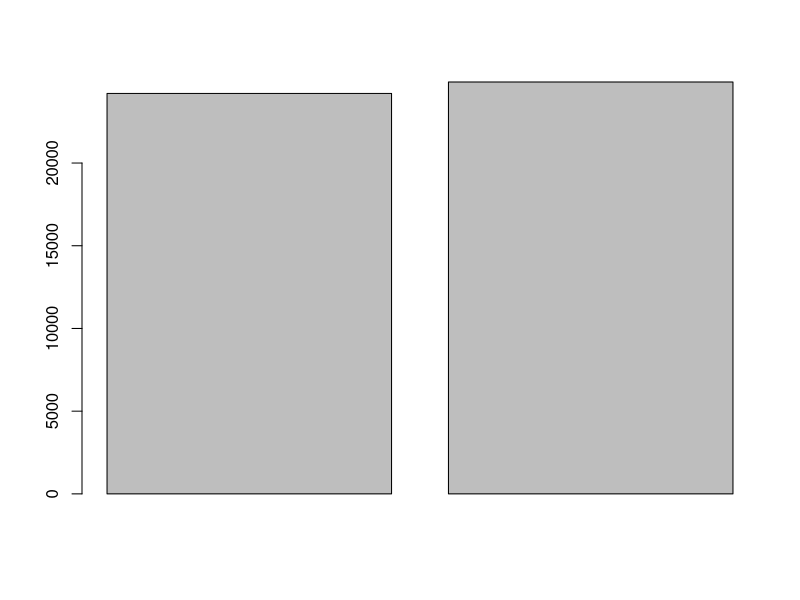
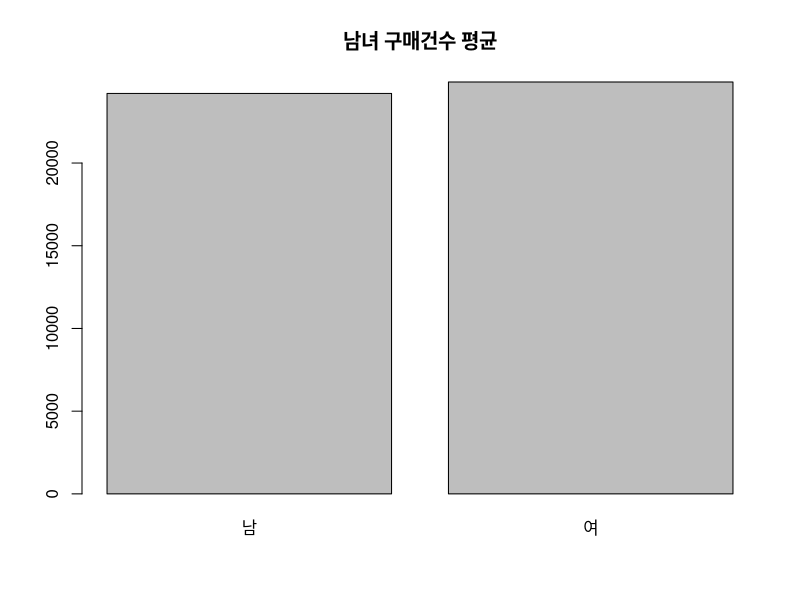
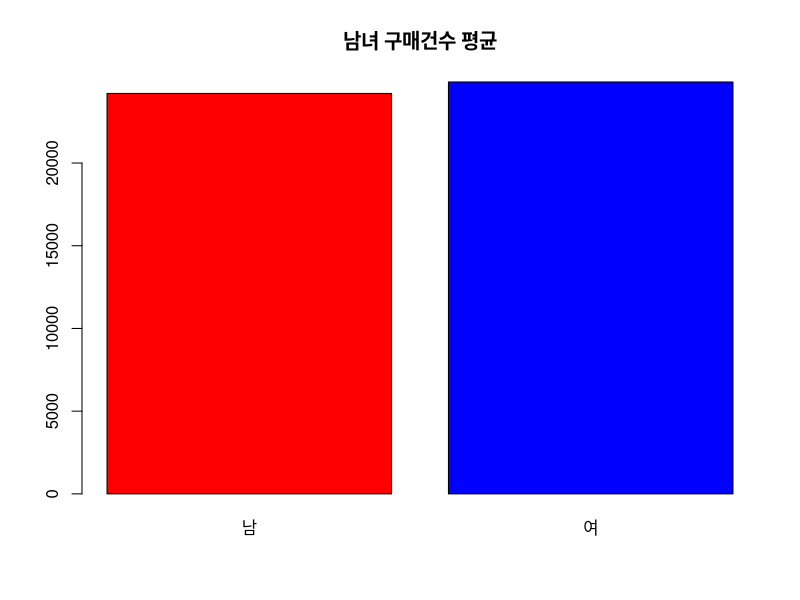
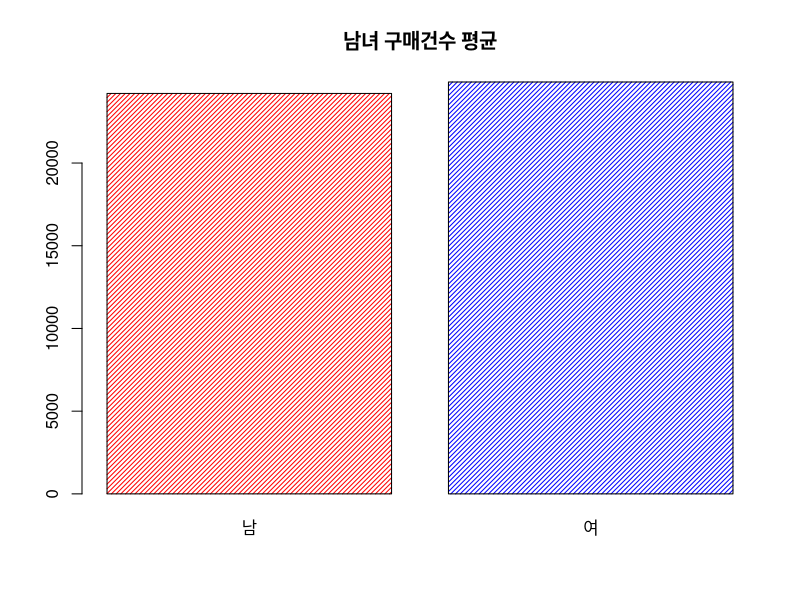
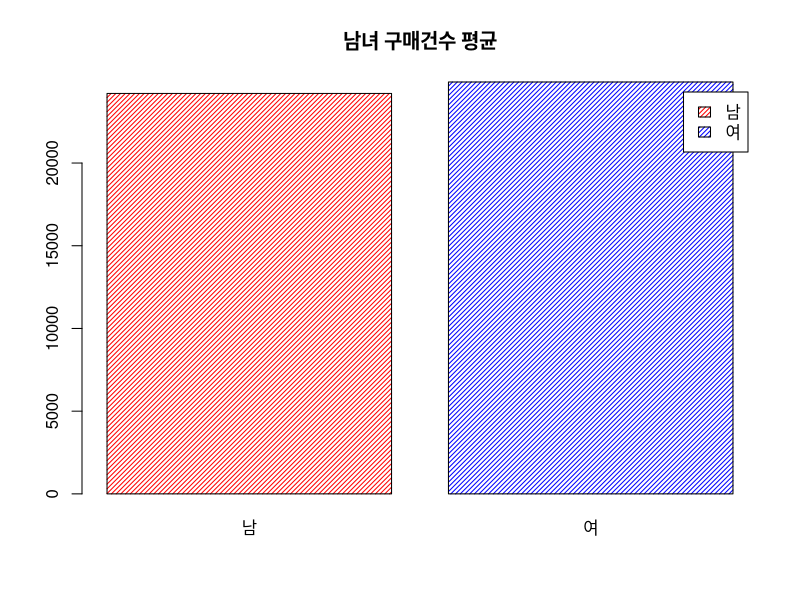
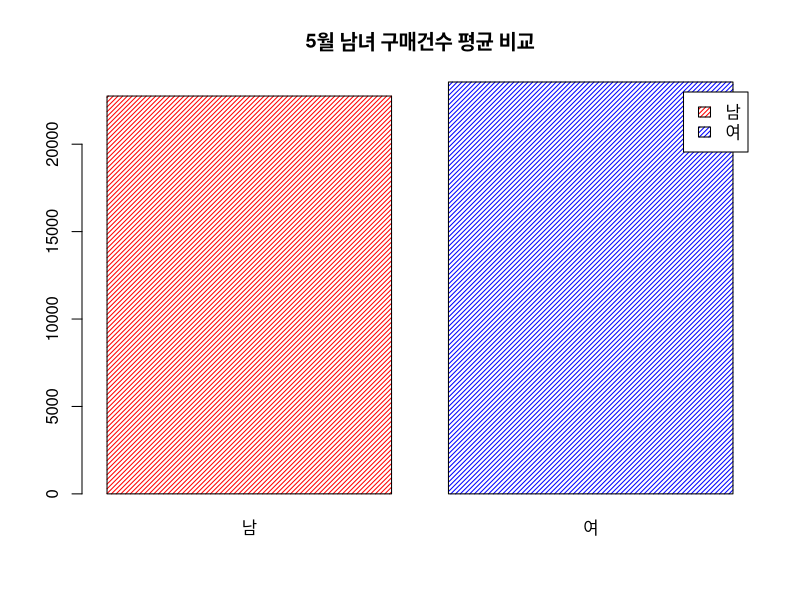
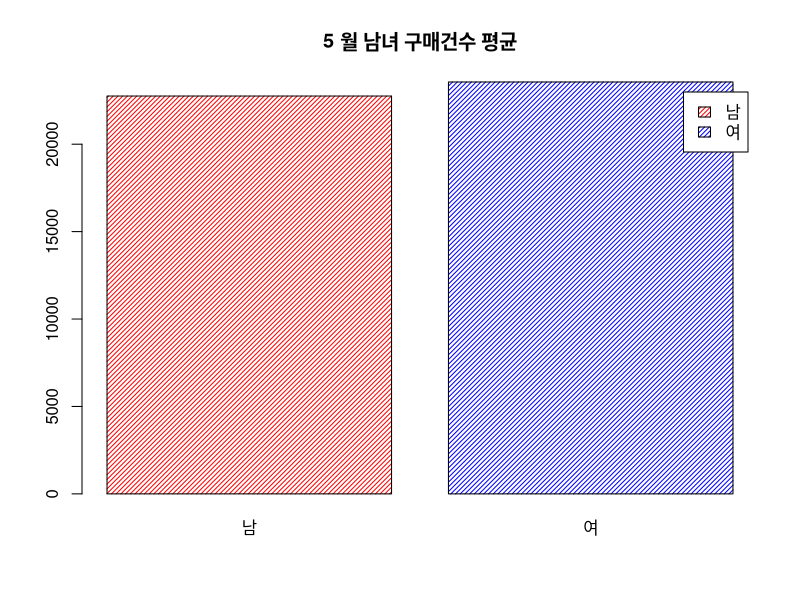
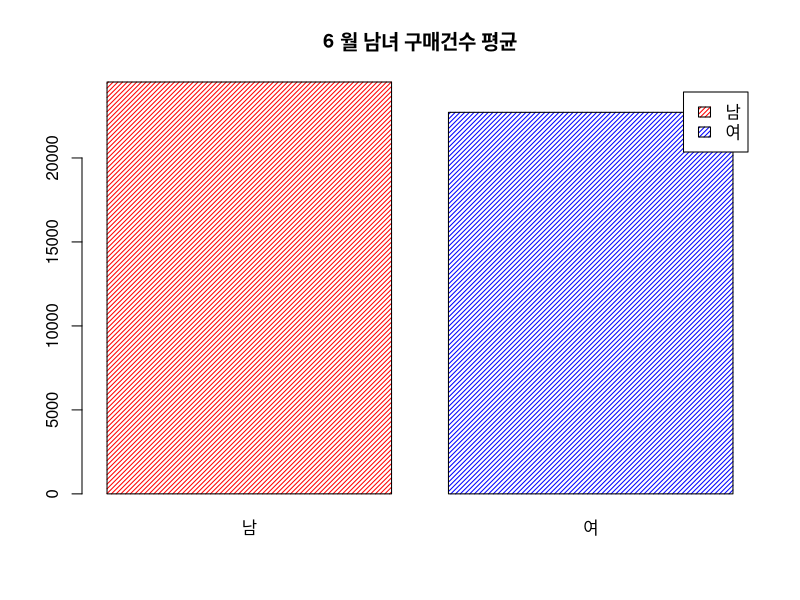

Source code (R) for these figures, in order:
## ---- chunk 1
setwd("/Users/kimhyungjun/Dropbox/repo/r_basic/html")
## ---- chunk 2

df <- read.csv("data/sales.csv", fileEncoding = "CP949", na.strings = "NA", colClasses = rep("character", 5))
head(df)
df[which(df$매출월 == "2월") : (which(df$매출월 == "2월") + 5), ] 

## ---- chunk 3
#df <- read.csv("data/sales.csv")
## ---- chunk 4
df <- read.csv("data/sales.csv", fileEncoding = "CP949")
## ---- chunk 5
options(stringsAsFactors=FALSE)
## ---- chunk 6
df <- read.csv("data/sales.csv", fileEncoding = "CP949", stringsAsFactors=T)
str(df)
## ---- chunk 7
x <- c("A", "B", "C")
y <- c(1, 1, 3)
str(x)
str(y)
## ---- chunk 8
y == 1
y == 3
y == 2
## ---- chunk 9
y[y == 1]
y[y == 2]
y[y != 1]
## ---- chunk 10
xy <- data.frame(x, y)
xy
## ---- chunk 11
xy
## ---- chunk 12
df <- read.csv("data/sales.csv", fileEncoding = "CP949", stringsAsFactors=F)
str(df)
## ---- chunk 13

df[df[, "성별"] == "남자", "성별"] <- "남"

## ---- chunk 14
df[1:5, 1]
df[1:5, "매출월"]
df$매출월[1:5]
## ---- chunk 15
df[1:5, 1] == "1월"
df[1:5, "매출월"] == "1월"
df$매출월[1:5] == "1월"
## ---- chunk 16
man.temp <- df[df[,"성별"] == "남", ]
man <- subset(df, 성별 == "남")
all.equal(man.temp, man)
woman <- subset(df, 성별 == "여")
## ---- chunk 17
man.mean <- mean(man$구매건수)
woman.mean <- mean(woman$구매건수)

man.sum <- sum(man$구매건수)
woman.sum <- sum(woman$구매건수)


## ---- chunk 18
barplot(c(man.mean, woman.mean))
## ---- chunk 19
barplot(c(man.mean, woman.mean), 
        names.arg = c("남", "여"),
        main = "남녀 구매건수 평균")
## ---- chunk 20
barplot(c(man.mean, woman.mean), 
        names.arg = c("남", "여"),
        main = "남녀 구매건수 평균", col = c("red", "blue"))
## ---- chunk 21
barplot(c(man.mean, woman.mean), 
        names.arg = c("남", "여"),
        main = "남녀 구매건수 평균", col = c("red", "blue"), density = 30)
## ---- chunk 22
barplot(c(man.mean, woman.mean), 
        names.arg = c("남", "여"),
        main = "남녀 구매건수 평균", col = c("red", "blue"), density = 30, 
        legend = c("남", "여"))

## ---- chunk 23
man.5 <- subset(df, 매출월 == 5 & 성별 == "남")
man.5.mean <- mean(man.5$구매건수)

woman.5 <- subset(df, 매출월 == 5 & 성별 == "여")
woman.5.mean <- mean(woman.5$구매건수)
## ---- chunk 24
barplot(c(man.5.mean, woman.5.mean), 
        names.arg = c("남", "여"),
        main = "5월 남녀 구매건수 평균 비교", col = c("red", "blue"),
        density = 30, legend = c("남", "여"))

## ---- chunk 25

paste(5, "월")
paste(5, "월", sep="")
sprintf("%d%s", 5, "월")
sprintf("%02d%s", 5, "월")

## ---- chunk 26

for (i in 1:5)
    {
        print(i)
    }

for (i in 1:5)
    {
        print(paste(i, "월"))
        break
    }

## ---- chunk 27

for (i in 5:9)
{
    man <- subset(df, 매출월 == i & 성별 == "남")
    man.mean <- mean(man$구매건수)
    
    woman <- subset(df, 매출월 == i & 성별 == "여")
    woman.mean <- mean(woman$구매건수)
    
    png(filename = sprintf("%d%s", i, ".png"))
    barplot(c(man.mean, woman.mean), 
        names.arg = c("남", "여"),
        main = paste(i, "월 남녀 구매건수 평균"),
        col = c("red", "blue"),
        density = 30,
        legend = c("남", "여"))
    dev.off()
}

## ---- chunk 28
df <- df[df[,"매출월"] %in% 1:12,]
df[,"매출월"] <- as.numeric(df[,"매출월"])
df.first <- subset(df, 매출월 <= 6 )
mean(df.first$구매건수)
df.latter <- subset(df, 매출월 > 6 )
mean(df.latter$구매건수)
## ---- chunk 29
sale.month <- split(df, df$매출월)

for (i in 1:2)
{
    print(mean(sale.month[i][[1]]$구매건수))
}

sapply(sale.month, function(x) mean(x$구매건수))
## ---- chunk 30
df <- read.csv("data/sales.csv", fileEncoding = "CP949")
df <- df[df[,"매출월"] %in% 1:12,]
df[,"매출월"] <- as.numeric(df[,"매출월"])
df[df[, "성별"] == "남자", "성별"] <- "남"
set.seed(12345)
rowMiss <- sample(1:nrow(df), 50)
missDot <- sample(1:length(rowMiss), 20)
missSharp <- setdiff(rowMiss, missDot)
df[missDot, 5] <- "."
df[missSharp, 5] <- "#"
#write.table(df, "data/salesC.csv", row.names = F, sep =",", fileEncoding = "CP949")
